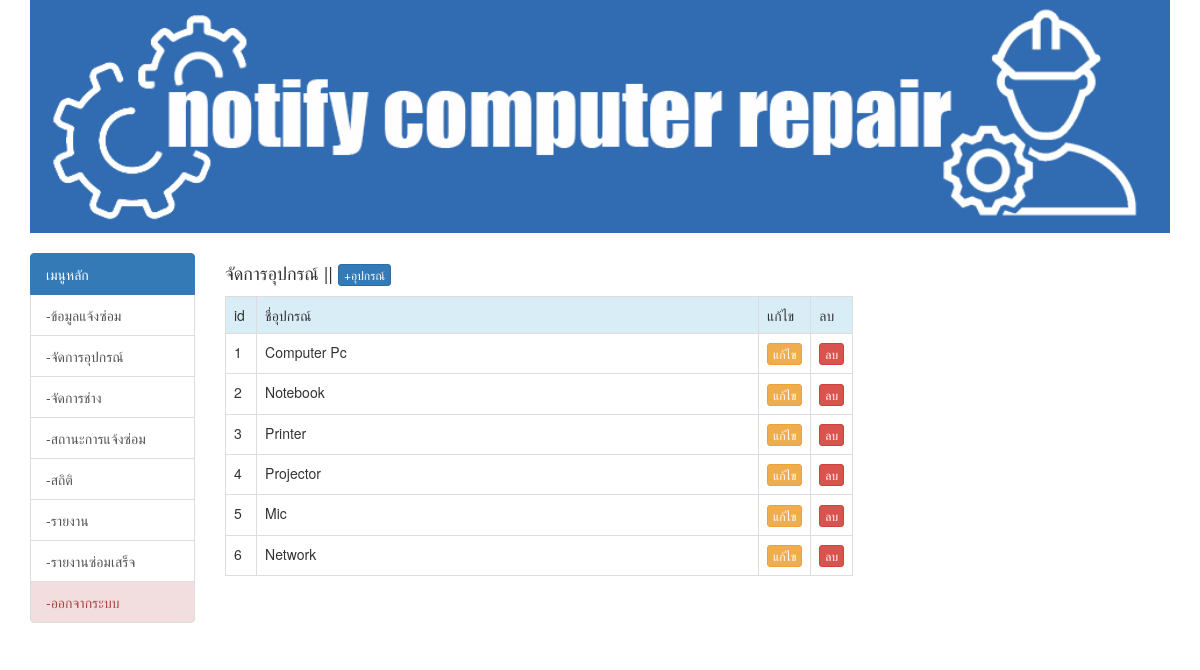
The page /device.php (signed in) on the database its author committed.
### tables this page shows
CREATE TABLE `tbl_devices` (
  `der_id` int(11) NOT NULL COMMENT 'รหัสเครื่อง',
  `der_name` varchar(100) NOT NULL COMMENT 'ชื่ออุปกรณ์',
  `datesave` timestamp NOT NULL DEFAULT current_timestamp() COMMENT 'วันเวลาที่เพิ่มข้อมูล'
);

### device_list.php (the view, shortened to what this page needs)
<?php require_once('Connections/Repair.php'); ;
$query_rsdev = "SELECT * FROM tbl_devices";
$rsdev = mysqli_query($condb, $query_rsdev) or die(mysqli_error($condb));
$row_rsdev = mysqli_fetch_assoc($rsdev);
?>
<!DOCTYPE html PUBLIC "-//W3C//DTD XHTML 1.0 Transitional//EN" "http://www.w3.org/TR/xhtml1/DTD/xhtml1-transitional.dtd">
<html xmlns="http://www.w3.org/1999/xhtml">
  <head>
  </head>
  <body>
    <table border="1" class="table table-bordered">
      <tr class="info">
        <td width="5%">id</td>
        <td width="85%">ชื่อุปกรณ์</td>
        <td width="5%">แก้ไข</td>
        <td width="5%">ลบ</td>
      </tr>
      <?php do { ?>
      <tr>
        <td><?php echo $row_rsdev['der_id']; ?></td>
        <td><?php echo $row_rsdev['der_name']; ?></td>
        <td><a href="device.php?der_id=<?php echo $row_rsdev['der_id']; ?>&act=edit" class="btn btn-warning btn-xs">แก้ไข</a></td>
        <td><a href="devices_del.php?der_id=<?php echo $row_rsdev['der_id'];?>" onclick="return confirm('ยืนยัน');" class="btn btn-danger btn-xs">ลบ</a></td>
      </tr>
      <?php } while ($row_rsdev = mysqli_fetch_assoc($rsdev)); ?>
    </table>
  </body>
</html>

### Bootstrap_sc.php (shortened to what this page needs)
<!DOCTYPE html>
<html lang="en">
  <head>
    <link href="css/bootstrap.min.css" rel="stylesheet">
  </head>

### device.php
<?php
include('chklogin.php');
include('Bootstrap_sc.php');
?>
<body>
  <div class="container">
    <div class="row">
      <div class="col-md-12">
        <?php include('banner.php');?>
      </div>
      <div class="col-md-2"> <br>
        <?php include('list2.php');?>
      </div>
      <div class="col-md-9"> <br>
        <div class="row">
          <div class="col-sm-6"> <h4> จัดการอุปกรณ์ ||
            <a href="device.php?act=add" class="btn btn-primary btn-xs"> +อุปกรณ์ </a></h4> </div>
            <div class="col-sm-6" align="right">
            </div>
            <div class="col-sm-9">
              <?php
                  $act = $_GET['act'];
                  if($act =='add'){
                    include('devices.php');
                  }elseif($act=='edit'){
                    include('devices_edit_form.php');
                  }else{
                    include('device_list.php');
                  }
              ?>
            </div>
          </div>
        </div>
      </body>
    </html>

### banner.php
<img src="img/Banner.jpg".jpg" width="100%">

### list2.php
<div class="list-group">
  <a href="admin.php" class="list-group-item active">
    เมนูหลัก
  </a>
  <a href="new_case.php" class="list-group-item">-ข้อมูลแจ้งซ่อม</a>
  <a href="device.php" class="list-group-item">-จัดการอุปกรณ์</a>
  <a href="member.php" class="list-group-item">-จัดการช่าง</a>
  <a href="status.php" class="list-group-item">-สถานะการแจ้งซ่อม</a>
  <a href="report_count.php" class="list-group-item">-สถิติ</a>
  <a href="report_all.php" class="list-group-item">-รายงาน</a>
 <a href="report_all_complete.php" class="list-group-item">-รายงานซ่อมเสร็จ</a>
  <a href="logout.php" class="list-group-item list-group-item-danger">-ออกจากระบบ</a>
</div>

### rows shown on the page
tbl_devices: der_id "1", der_name "Computer Pc"
tbl_devices: der_id "2", der_name "Notebook"
tbl_devices: der_id "3", der_name "Printer"
tbl_devices: der_id "4", der_name "Projector"
tbl_devices: der_id "5", der_name "Mic"
tbl_devices: der_id "6", der_name "Network"
